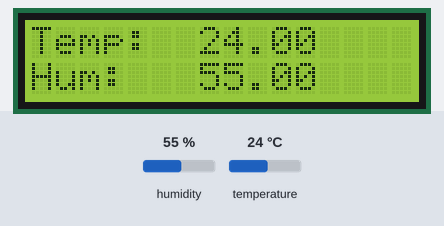
The sketch below on a simulated Arduino Uno, built with avr-gcc and run on an emulated ATmega328P. On the bench: 16×2 character LCD. The test bench sets the inputs (shaded band); at power-on: humidity 55 %, temperature 24 °C. What the sketch prints to the serial monitor is not drawn.

Above: at 1.2 s.
1.3 s: humidity set to 22 %
At 2.7 s:
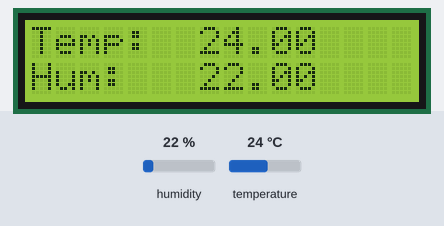
4.0 s: temperature set to 12 °C
At 5.2 s:
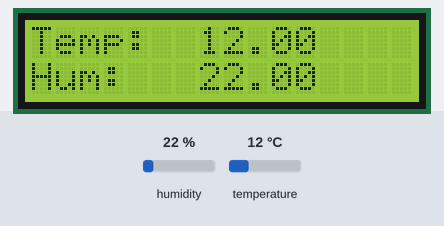
6.7 s: humidity set to 40 %
At 9.1 s:
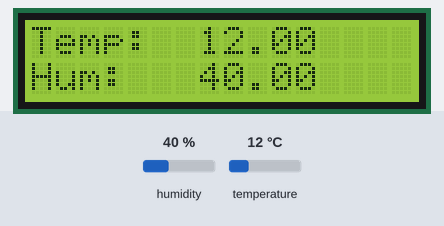
9.6 s: temperature set to 19 °C
At 11.6 s:
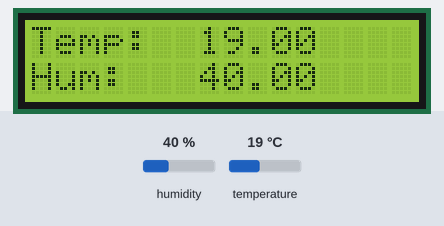
Timing chart, 0 to 13.1 s (numbered marks = the images above; inputs shaded):
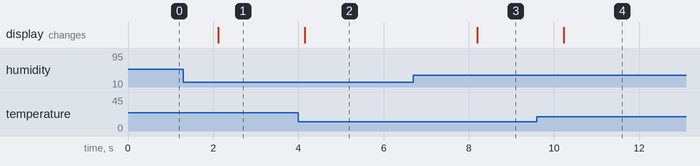

Measured:
- after the input at 1.3 s, the display: changes after 0.82 s (image 1)
- after the input at 4.0 s, the display: changes after 0.15 s (image 2)
- after the input at 6.7 s, the display: changes after 1.5 s (image 3)
- after the input at 9.6 s, the display: changes after 0.63 s (image 4)

The sketch:

sketch_feb16c.ino
```cpp
//
//   FILE:  dht11_test1.pde
// PURPOSE: DHT11 library test sketch for Arduino
//


//


#include <LiquidCrystal.h>

LiquidCrystal lcd(7, 8, 9, 10, 11 , 12);

#include <dht11.h>

dht11 DHT11;

#define DHT11PIN 2

void setup()
{
  Serial.begin(115200);
  Serial.println("DHT11 TEST PROGRAM ");
  Serial.print("LIBRARY VERSION: ");
  Serial.println(DHT11LIB_VERSION);
  Serial.println();

  lcd.begin(16, 2);
  lcd.setCursor(0,0);
  lcd.write("Temp: ");
  lcd.setCursor(0,1);
  lcd.write("Hum:  ");
}

void loop()
{
  Serial.println("\n");

  int chk = DHT11.read(DHT11PIN);

  Serial.print("Read sensor: ");
  switch (chk)
  {
    case DHTLIB_OK:
		Serial.println("OK");
		break;
    case DHTLIB_ERROR_CHECKSUM:
		Serial.println("Checksum error");
		break;
    case DHTLIB_ERROR_TIMEOUT:
		Serial.println("Time out error");
		break;
    default:
		Serial.println("Unknown error");
		break;
  }

  Serial.print("Temperature (°C): ");
  Serial.println((float)DHT11.temperature, 2);
  lcd.setCursor(7,0);
  lcd.print((float)DHT11.temperature, 2);

  Serial.print("Humidity (%): ");
  Serial.println((float)DHT11.humidity, 2);
  lcd.setCursor(7,1);
  lcd.print((float)DHT11.humidity, 2);

  delay(2000);
}
//
// END OF FILE
//
```
